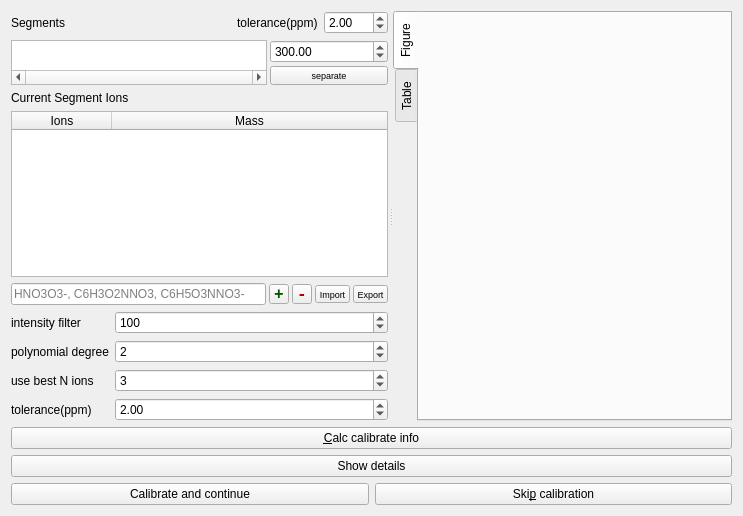
<?xml version="1.0" encoding="UTF-8"?>
<ui version="4.0">
 <class>Form</class>
 <widget class="QWidget" name="Form">
  <property name="geometry">
   <rect>
    <x>0</x>
    <y>0</y>
    <width>743</width>
    <height>516</height>
   </rect>
  </property>
  <property name="windowTitle">
   <string>Form</string>
  </property>
  <layout class="QVBoxLayout" name="verticalLayout">
   <item>
    <widget class="QSplitter" name="calibrationSplitter">
     <property name="orientation">
      <enum>Qt::Horizontal</enum>
     </property>
     <property name="opaqueResize">
      <bool>true</bool>
     </property>
     <property name="handleWidth">
      <number>5</number>
     </property>
     <widget class="QWidget" name="layoutWidget">
      <layout class="QVBoxLayout" name="verticalLayout_10">
       <item>
        <layout class="QHBoxLayout" name="horizontalLayout_2">
         <item>
          <widget class="QLabel" name="label">
           <property name="text">
            <string>Segments</string>
           </property>
          </widget>
         </item>
         <item>
          <spacer name="horizontalSpacer">
           <property name="orientation">
            <enum>Qt::Horizontal</enum>
           </property>
           <property name="sizeHint" stdset="0">
            <size>
             <width>40</width>
             <height>20</height>
            </size>
           </property>
          </spacer>
         </item>
         <item>
          <widget class="QLabel" name="rtolLabel">
           <property name="toolTip">
            <string>used to average spectra
used to cut spectrum by separators</string>
           </property>
           <property name="text">
            <string>tolerance(ppm)</string>
           </property>
          </widget>
         </item>
         <item>
          <widget class="QDoubleSpinBox" name="rtolDoubleSpinBox">
           <property name="sizePolicy">
            <sizepolicy hsizetype="Preferred" vsizetype="Fixed">
             <horstretch>0</horstretch>
             <verstretch>0</verstretch>
            </sizepolicy>
           </property>
           <property name="minimum">
            <double>0.010000000000000</double>
           </property>
           <property name="maximum">
            <double>999.990000000000009</double>
           </property>
           <property name="value">
            <double>2.000000000000000</double>
           </property>
          </widget>
         </item>
        </layout>
       </item>
       <item>
        <layout class="QHBoxLayout" name="horizontalLayout_3">
         <property name="spacing">
          <number>3</number>
         </property>
         <item>
          <widget class="QListWidget" name="separatorListWidget">
           <property name="sizePolicy">
            <sizepolicy hsizetype="Expanding" vsizetype="Ignored">
             <horstretch>0</horstretch>
             <verstretch>0</verstretch>
            </sizepolicy>
           </property>
           <property name="minimumSize">
            <size>
             <width>0</width>
             <height>0</height>
            </size>
           </property>
           <property name="layoutDirection">
            <enum>Qt::LeftToRight</enum>
           </property>
           <property name="verticalScrollBarPolicy">
            <enum>Qt::ScrollBarAlwaysOff</enum>
           </property>
           <property name="horizontalScrollBarPolicy">
            <enum>Qt::ScrollBarAlwaysOn</enum>
           </property>
           <property name="editTriggers">
            <set>QAbstractItemView::NoEditTriggers</set>
           </property>
           <property name="selectionMode">
            <enum>QAbstractItemView::ContiguousSelection</enum>
           </property>
           <property name="horizontalScrollMode">
            <enum>QAbstractItemView::ScrollPerPixel</enum>
           </property>
           <property name="flow">
            <enum>QListView::LeftToRight</enum>
           </property>
           <property name="resizeMode">
            <enum>QListView::Fixed</enum>
           </property>
           <property name="layoutMode">
            <enum>QListView::SinglePass</enum>
           </property>
          </widget>
         </item>
         <item>
          <layout class="QVBoxLayout" name="verticalLayout_2">
           <property name="spacing">
            <number>3</number>
           </property>
           <item>
            <widget class="QDoubleSpinBox" name="separatorDoubleSpinBox">
             <property name="maximum">
              <double>9999.989999999999782</double>
             </property>
             <property name="value">
              <double>300.000000000000000</double>
             </property>
            </widget>
           </item>
           <item>
            <widget class="QPushButton" name="separatorAddPushButton">
             <property name="sizePolicy">
              <sizepolicy hsizetype="Expanding" vsizetype="Fixed">
               <horstretch>0</horstretch>
               <verstretch>0</verstretch>
              </sizepolicy>
             </property>
             <property name="maximumSize">
              <size>
               <width>16777215</width>
               <height>16777215</height>
              </size>
             </property>
             <property name="font">
              <font>
               <pointsize>7</pointsize>
              </font>
             </property>
             <property name="toolTip">
              <string>You can select multiple adjacent segments and choose Merge in the context menu</string>
             </property>
             <property name="text">
              <string>separate</string>
             </property>
            </widget>
           </item>
          </layout>
         </item>
        </layout>
       </item>
       <item>
        <widget class="QLabel" name="label_2">
         <property name="text">
          <string>Current Segment Ions</string>
         </property>
        </widget>
       </item>
       <item>
        <widget class="QTableWidget" name="ionsTableWidget">
         <property name="sizePolicy">
          <sizepolicy hsizetype="Preferred" vsizetype="Expanding">
           <horstretch>0</horstretch>
           <verstretch>0</verstretch>
          </sizepolicy>
         </property>
         <property name="minimumSize">
          <size>
           <width>300</width>
           <height>0</height>
          </size>
         </property>
         <property name="sizeAdjustPolicy">
          <enum>QAbstractScrollArea::AdjustToContents</enum>
         </property>
         <property name="editTriggers">
          <set>QAbstractItemView::NoEditTriggers</set>
         </property>
         <property name="dragEnabled">
          <bool>true</bool>
         </property>
         <property name="dragDropMode">
          <enum>QAbstractItemView::DropOnly</enum>
         </property>
         <property name="horizontalScrollMode">
          <enum>QAbstractItemView::ScrollPerPixel</enum>
         </property>
         <attribute name="horizontalHeaderStretchLastSection">
          <bool>true</bool>
         </attribute>
         <column>
          <property name="text">
           <string>Ions</string>
          </property>
         </column>
         <column>
          <property name="text">
           <string>Mass</string>
          </property>
         </column>
        </widget>
       </item>
       <item>
        <layout class="QHBoxLayout" name="horizontalLayout_4">
         <property name="spacing">
          <number>3</number>
         </property>
         <item>
          <widget class="QLineEdit" name="ionLineEdit">
           <property name="sizePolicy">
            <sizepolicy hsizetype="Preferred" vsizetype="Fixed">
             <horstretch>0</horstretch>
             <verstretch>0</verstretch>
            </sizepolicy>
           </property>
           <property name="placeholderText">
            <string>HNO3O3-, C6H3O2NNO3, C6H5O3NNO3-</string>
           </property>
          </widget>
         </item>
         <item>
          <widget class="QToolButton" name="addIonToolButton">
           <property name="maximumSize">
            <size>
             <width>20</width>
             <height>20</height>
            </size>
           </property>
           <property name="palette">
            <palette>
             <active>
              <colorrole role="Text">
               <brush brushstyle="SolidPattern">
                <color alpha="255">
                 <red>0</red>
                 <green>0</green>
                 <blue>0</blue>
                </color>
               </brush>
              </colorrole>
              <colorrole role="ButtonText">
               <brush brushstyle="SolidPattern">
                <color alpha="255">
                 <red>0</red>
                 <green>85</green>
                 <blue>0</blue>
                </color>
               </brush>
              </colorrole>
              <colorrole role="PlaceholderText">
               <brush brushstyle="NoBrush">
                <color alpha="128">
                 <red>0</red>
                 <green>0</green>
                 <blue>0</blue>
                </color>
               </brush>
              </colorrole>
             </active>
             <inactive>
              <colorrole role="Text">
               <brush brushstyle="SolidPattern">
                <color alpha="255">
                 <red>0</red>
                 <green>0</green>
                 <blue>0</blue>
                </color>
               </brush>
              </colorrole>
              <colorrole role="ButtonText">
               <brush brushstyle="SolidPattern">
                <color alpha="255">
                 <red>0</red>
                 <green>85</green>
                 <blue>0</blue>
                </color>
               </brush>
              </colorrole>
              <colorrole role="PlaceholderText">
               <brush brushstyle="NoBrush">
                <color alpha="128">
                 <red>0</red>
                 <green>0</green>
                 <blue>0</blue>
                </color>
               </brush>
              </colorrole>
             </inactive>
             <disabled>
              <colorrole role="Text">
               <brush brushstyle="SolidPattern">
                <color alpha="255">
                 <red>120</red>
                 <green>120</green>
                 <blue>120</blue>
                </color>
               </brush>
              </colorrole>
              <colorrole role="ButtonText">
               <brush brushstyle="SolidPattern">
                <color alpha="255">
                 <red>120</red>
                 <green>120</green>
                 <blue>120</blue>
                </color>
               </brush>
              </colorrole>
              <colorrole role="PlaceholderText">
               <brush brushstyle="NoBrush">
                <color alpha="128">
                 <red>0</red>
                 <green>0</green>
                 <blue>0</blue>
                </color>
               </brush>
              </colorrole>
             </disabled>
            </palette>
           </property>
           <property name="font">
            <font>
             <family>Consolas</family>
             <pointsize>12</pointsize>
             <bold>true</bold>
            </font>
           </property>
           <property name="text">
            <string>+</string>
           </property>
           <property name="shortcut">
            <string>+</string>
           </property>
          </widget>
         </item>
         <item>
          <widget class="QToolButton" name="delIonToolButton">
           <property name="maximumSize">
            <size>
             <width>20</width>
             <height>20</height>
            </size>
           </property>
           <property name="palette">
            <palette>
             <active>
              <colorrole role="ButtonText">
               <brush brushstyle="SolidPattern">
                <color alpha="255">
                 <red>170</red>
                 <green>0</green>
                 <blue>0</blue>
                </color>
               </brush>
              </colorrole>
             </active>
             <inactive>
              <colorrole role="ButtonText">
               <brush brushstyle="SolidPattern">
                <color alpha="255">
                 <red>170</red>
                 <green>0</green>
                 <blue>0</blue>
                </color>
               </brush>
              </colorrole>
             </inactive>
             <disabled>
              <colorrole role="ButtonText">
               <brush brushstyle="SolidPattern">
                <color alpha="255">
                 <red>120</red>
                 <green>120</green>
                 <blue>120</blue>
                </color>
               </brush>
              </colorrole>
             </disabled>
            </palette>
           </property>
           <property name="font">
            <font>
             <family>Consolas</family>
             <pointsize>12</pointsize>
             <bold>true</bold>
            </font>
           </property>
           <property name="text">
            <string>-</string>
           </property>
           <property name="shortcut">
            <string>Del</string>
           </property>
          </widget>
         </item>
         <item>
          <widget class="QToolButton" name="ionsImportToolButton">
           <property name="maximumSize">
            <size>
             <width>35</width>
             <height>16777215</height>
            </size>
           </property>
           <property name="font">
            <font>
             <pointsize>7</pointsize>
            </font>
           </property>
           <property name="text">
            <string>Import</string>
           </property>
          </widget>
         </item>
         <item>
          <widget class="QToolButton" name="ionsExportToolButton">
           <property name="maximumSize">
            <size>
             <width>35</width>
             <height>16777215</height>
            </size>
           </property>
           <property name="font">
            <font>
             <pointsize>7</pointsize>
            </font>
           </property>
           <property name="text">
            <string>Export</string>
           </property>
          </widget>
         </item>
        </layout>
       </item>
       <item>
        <layout class="QFormLayout" name="formLayout_6">
         <item row="1" column="0">
          <widget class="QLabel" name="degreeLabel">
           <property name="text">
            <string>polynomial degree</string>
           </property>
          </widget>
         </item>
         <item row="1" column="1">
          <widget class="QSpinBox" name="degreeSpinBox">
           <property name="sizePolicy">
            <sizepolicy hsizetype="Preferred" vsizetype="Fixed">
             <horstretch>0</horstretch>
             <verstretch>0</verstretch>
            </sizepolicy>
           </property>
           <property name="minimum">
            <number>1</number>
           </property>
           <property name="maximum">
            <number>5</number>
           </property>
           <property name="value">
            <number>2</number>
           </property>
          </widget>
         </item>
         <item row="2" column="0">
          <widget class="QLabel" name="nIonsLabel">
           <property name="text">
            <string>use best N ions</string>
           </property>
          </widget>
         </item>
         <item row="2" column="1">
          <widget class="QSpinBox" name="nIonsSpinBox">
           <property name="sizePolicy">
            <sizepolicy hsizetype="Preferred" vsizetype="Fixed">
             <horstretch>0</horstretch>
             <verstretch>0</verstretch>
            </sizepolicy>
           </property>
           <property name="minimum">
            <number>1</number>
           </property>
           <property name="maximum">
            <number>999</number>
           </property>
           <property name="value">
            <number>3</number>
           </property>
          </widget>
         </item>
         <item row="0" column="0">
          <widget class="QLabel" name="filterLabel">
           <property name="text">
            <string>intensity filter</string>
           </property>
          </widget>
         </item>
         <item row="0" column="1">
          <widget class="QSpinBox" name="filterSpinBox">
           <property name="maximum">
            <number>100000000</number>
           </property>
           <property name="value">
            <number>100</number>
           </property>
          </widget>
         </item>
         <item row="3" column="0">
          <widget class="QLabel" name="label_3">
           <property name="toolTip">
            <string>used to find peaks within this rtol around ions</string>
           </property>
           <property name="text">
            <string>tolerance(ppm)</string>
           </property>
          </widget>
         </item>
         <item row="3" column="1">
          <widget class="QDoubleSpinBox" name="segmentRtolDoubleSpinBox">
           <property name="minimum">
            <double>0.010000000000000</double>
           </property>
           <property name="maximum">
            <double>999.990000000000009</double>
           </property>
           <property name="value">
            <double>2.000000000000000</double>
           </property>
          </widget>
         </item>
        </layout>
       </item>
      </layout>
     </widget>
     <widget class="QTabWidget" name="tabWidget">
      <property name="sizePolicy">
       <sizepolicy hsizetype="Expanding" vsizetype="Preferred">
        <horstretch>0</horstretch>
        <verstretch>0</verstretch>
       </sizepolicy>
      </property>
      <property name="tabPosition">
       <enum>QTabWidget::West</enum>
      </property>
      <property name="currentIndex">
       <number>0</number>
      </property>
      <widget class="QWidget" name="figureTabWidgetPage">
       <attribute name="title">
        <string>Figure</string>
       </attribute>
      </widget>
      <widget class="QWidget" name="tableTabWidgetPage">
       <attribute name="title">
        <string>Table</string>
       </attribute>
       <layout class="QVBoxLayout" name="verticalLayout_3">
        <item>
         <widget class="QTableWidget" name="caliInfoTableWidget">
          <property name="horizontalScrollMode">
           <enum>QAbstractItemView::ScrollPerPixel</enum>
          </property>
         </widget>
        </item>
       </layout>
      </widget>
     </widget>
    </widget>
   </item>
   <item>
    <widget class="QPushButton" name="calcInfoPushButton">
     <property name="sizePolicy">
      <sizepolicy hsizetype="Preferred" vsizetype="Fixed">
       <horstretch>0</horstretch>
       <verstretch>0</verstretch>
      </sizepolicy>
     </property>
     <property name="toolTip">
      <string>Alt+C</string>
     </property>
     <property name="text">
      <string>&amp;Calc calibrate info</string>
     </property>
     <property name="shortcut">
      <string>Alt+C</string>
     </property>
    </widget>
   </item>
   <item>
    <layout class="QHBoxLayout" name="horizontalLayout_5">
     <item>
      <widget class="QPushButton" name="showDetailsPushButton">
       <property name="sizePolicy">
        <sizepolicy hsizetype="Preferred" vsizetype="Fixed">
         <horstretch>0</horstretch>
         <verstretch>0</verstretch>
        </sizepolicy>
       </property>
       <property name="text">
        <string>Show details</string>
       </property>
      </widget>
     </item>
    </layout>
   </item>
   <item>
    <layout class="QHBoxLayout" name="horizontalLayout">
     <item>
      <widget class="QPushButton" name="finishPushButton">
       <property name="sizePolicy">
        <sizepolicy hsizetype="Preferred" vsizetype="Fixed">
         <horstretch>0</horstretch>
         <verstretch>0</verstretch>
        </sizepolicy>
       </property>
       <property name="toolTip">
        <string>Return Key</string>
       </property>
       <property name="text">
        <string>Calibrate and continue</string>
       </property>
       <property name="shortcut">
        <string>Return</string>
       </property>
      </widget>
     </item>
     <item>
      <widget class="QPushButton" name="skipPushButton">
       <property name="toolTip">
        <string>Alt+P</string>
       </property>
       <property name="text">
        <string>Ski&amp;p calibration</string>
       </property>
       <property name="shortcut">
        <string>Alt+P</string>
       </property>
      </widget>
     </item>
    </layout>
   </item>
  </layout>
 </widget>
 <resources/>
 <connections/>
</ui>
